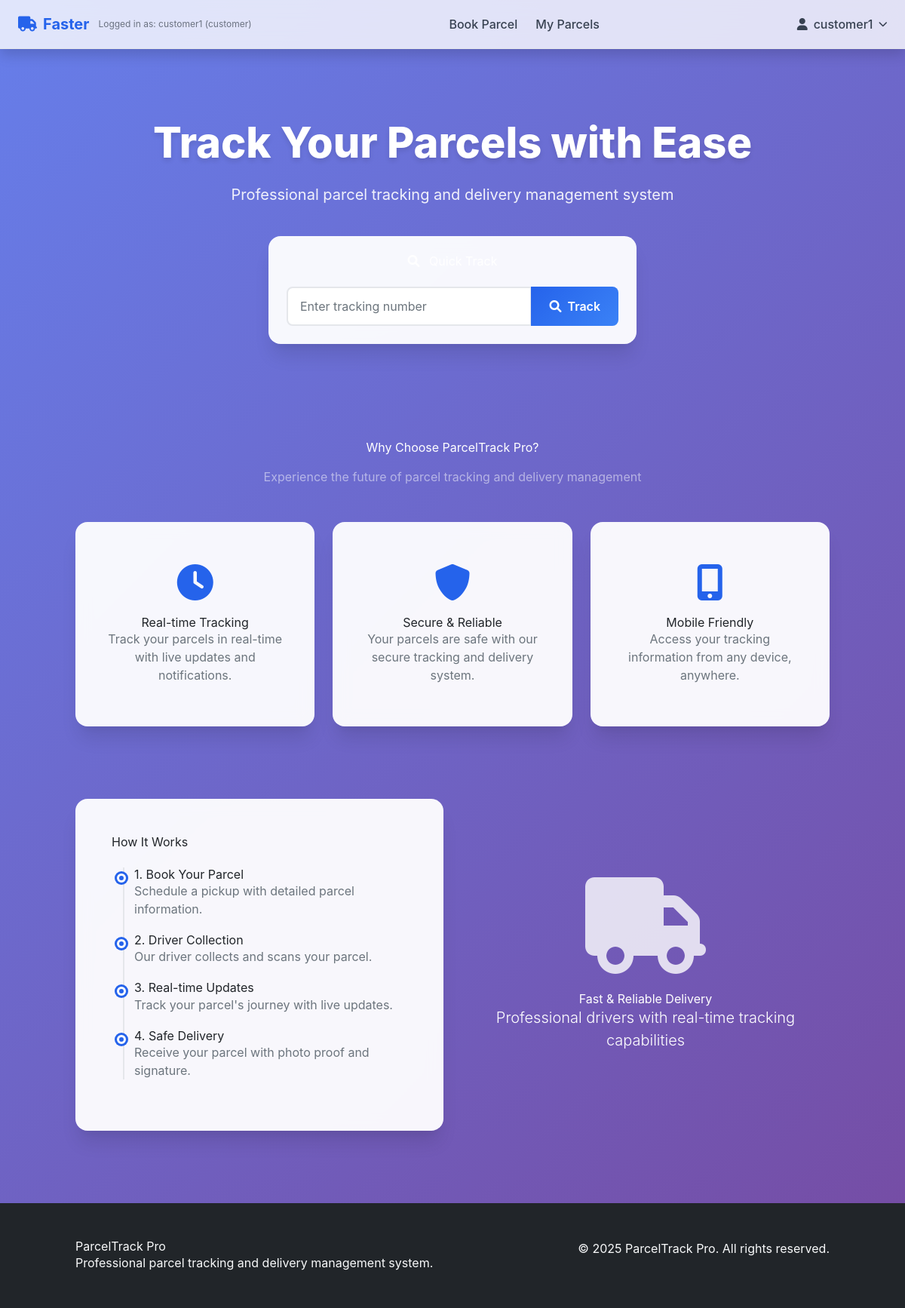
Screenshot of /api/home/ (signed in) with the database file from the repository.
### tracking/models.py (models this page shows, shortened)
class User(AbstractUser):
    USER_TYPES = (
        ('customer', 'Customer'),
        ('controller', 'Controller'),
        ('driver', 'Driver'),
    )
    user_type = models.CharField(max_length=20, choices=USER_TYPES)
    phone_number = models.CharField(max_length=20, blank=True)
    address = models.TextField(blank=True)

### tracking/views.py (the view)
# urls.py: path('home/', views.home_view, name='home'),
def home_view(request):
    return render(request, 'tracking/home.html')

### tracking/templates/tracking/home.html (shortened to what this page needs)
{% extends 'tracking/base.html' %}
{% block content %}
<section class="hero-section">
    <div class="container">
        <h1 class="hero-title">Track Your Parcels with Ease</h1>
        <p class="hero-subtitle">Professional parcel tracking and delivery management system</p>
        <div class="row justify-content-center">
            <div class="col-md-6">
                <div class="card">
                    <div class="card-body p-4">
                        <h5 class="card-title text-center mb-4">
                            <i class="fas fa-search me-2"></i>
                        </h5>
                        <form method="get" action="{% url 'track_parcel' %}">
                            <div class="input-group">
                                <input type="text" class="form-control" name="tracking_number"
                                       placeholder="Enter tracking number" required>
                                <button class="btn btn-primary" type="submit">
                                    <i class="fas fa-search me-1"></i>
                                    Track
                                </button>
                            </div>
                        </form>
                    </div>
                </div>
            </div>
        </div>
    </div>
</section>
<section class="py-5">
    <div class="container">
        <div class="row text-center mb-5">
            <div class="col">
                <h2 class="text-white mb-3">Why Choose ParcelTrack Pro?</h2>
                <p class="text-white-50">Experience the future of parcel tracking and delivery management</p>
            </div>
        </div>
        <div class="row g-4">
            <div class="col-md-4">
                <div class="card feature-card">
                    <div class="card-body">
                        <i class="fas fa-clock feature-icon"></i>
                        <h5>Real-time Tracking</h5>
                        <p class="text-muted">Track your parcels in real-time with live updates and notifications.</p>
                    </div>
                </div>
            </div>
            <div class="col-md-4">
                <div class="card feature-card">
                    <div class="card-body">
                        <i class="fas fa-shield-alt feature-icon"></i>
                        <h5>Secure & Reliable</h5>
                        <p class="text-muted">Your parcels are safe with our secure tracking and delivery system.</p>
                    </div>
                </div>
            </div>
            <div class="col-md-4">
                <div class="card feature-card">
                    <div class="card-body">
                        <i class="fas fa-mobile-alt feature-icon"></i>
                        <h5>Mobile Friendly</h5>
                        <p class="text-muted">Access your tracking information from any device, anywhere.</p>
                    </div>
                </div>
            </div>
        </div>
    </div>
</section>
<section class="py-5">
    <div class="container">
        <div class="row align-items-center">
            <div class="col-md-6">
                <div class="card">
                    <div class="card-body p-5">
                        <h3 class="mb-4">How It Works</h3>
                        <div class="tracking-timeline">
                            <div class="timeline-item">
                                <h6>1. Book Your Parcel</h6>
                                <p class="text-muted">Schedule a pickup with detailed parcel information.</p>
                            </div>
                            <div class="timeline-item">
                                <h6>2. Driver Collection</h6>
                                <p class="text-muted">Our driver collects and scans your parcel.</p>
                            </div>
                            <div class="timeline-item">
                                <h6>3. Real-time Updates</h6>
                                <p class="text-muted">Track your parcel's journey with live updates.</p>
                            </div>
                            <div class="timeline-item">
                                <h6>4. Safe Delivery</h6>
                                <p class="text-muted">Receive your parcel with photo proof and signature.</p>
                            </div>
                        </div>
                    </div>
                </div>
            </div>
            <div class="col-md-6">
                <div class="text-center text-white">
                    <i class="fas fa-truck" style="font-size: 8rem; opacity: 0.8;"></i>
                    <h4 class="mt-4">Fast & Reliable Delivery</h4>
                    <p class="lead">Professional drivers with real-time tracking capabilities</p>
                </div>
            </div>
        </div>
    </div>
</section>
{% endblock %}

### tracking/templates/tracking/base.html (shortened to what this page needs)
<!DOCTYPE html>
<html lang="en">
<head>
    <link href="https://cdn.jsdelivr.net/npm/bootstrap@5.1.3/dist/css/bootstrap.min.css" rel="stylesheet">
    <link href="https://cdnjs.cloudflare.com/ajax/libs/font-awesome/6.0.0/css/all.min.css" rel="stylesheet">
    <link rel="stylesheet" href="https://unpkg.com/leaflet/dist/leaflet.css" />
     <script src="https://cdn.tailwindcss.com"></script>
    <link rel="stylesheet" href="https://unpkg.com/leaflet@1.9.4/dist/leaflet.css"/>
</head>
<body>
<nav class="bg-white/80 backdrop-blur-lg shadow fixed top-0 left-0 right-0 z-50 border-b border-gray-200">
  <div class="max-w-7xl mx-auto px-4 sm:px-6 lg:px-8">
    <div class="flex justify-between items-center h-16">
      <div class="flex items-center space-x-3">
        <a href="/" class="flex items-center text-blue-600 font-bold text-xl">
          <i class="fa fa-truck mr-2"></i> Faster
        </a>
        <span class="text-xs text-gray-500 hidden sm:inline">
          Logged in as: {{ request.user.username }} ({{ request.user.user_type }})
        </span>
      </div>
      <div class="hidden md:flex items-center space-x-6">
        {% if request.user.is_authenticated %}
          {% with request.user.user_type as utype %}
            {% if utype == 'customer' %}
              <a href="{% url 'book_parcel_page' %}" class="text-gray-700 hover:text-blue-600 font-medium">Book Parcel</a>
              <a href="{% url 'my_parcels' %}" class="text-gray-700 hover:text-blue-600 font-medium">My Parcels</a>
            {% elif utype == 'controller' %}
              <a href="{% url 'admin_dashboard' %}" class="text-gray-700 hover:text-blue-600 font-medium">Dashboard</a>
            {% elif utype == 'driver' %}
              <a href="{% url 'driver_dashboard' %}" class="text-gray-700 hover:text-blue-600 font-medium">My Jobs</a>
            {% endif %}
          {% endwith %}
        {% endif %}
      </div>
      <div class="hidden md:flex items-center space-x-4">
        {% if user.is_authenticated %}
          <div class="relative">
            <button onclick="toggleDropdown()" class="flex items-center space-x-2 text-gray-700 hover:text-blue-600 font-medium focus:outline-none">
              <i class="fas fa-user"></i>
              <span>{{ user.username }}</span>
              <i class="fas fa-chevron-down text-xs"></i>
            </button>
          </div>
        {% else %}
          <a href="{% url 'login_page' %}" class="text-gray-700 hover:text-blue-600 font-medium">Login</a>
          <a href="{% url 'register_page' %}" class="text-gray-700 hover:text-blue-600 font-medium">Register</a>
        {% endif %}
      </div>
    </div>
  </div>
</nav>
    <main style="margin-top: 76px;">
        {% block content %}{% endblock %}
    </main>
    <footer class="bg-dark text-light py-5 mt-5">
        <div class="container">
            <div class="row">
                <div class="col-md-6">
                    <h5>ParcelTrack Pro</h5>
                    <p>Professional parcel tracking and delivery management system.</p>
                </div>
                <div class="col-md-6 text-md-end">
                    <p>&copy; 2025 ParcelTrack Pro. All rights reserved.</p>
                </div>
            </div>
        </div>
    </footer>
    {% load static %}
</body>
</html>

### tracking/templates/tracking/base.html (style rules this page uses)
:root { --primary-color: #2563eb; --secondary-color: #64748b; --success-color: #10b981; --warning-color: #f59e0b; --danger-color: #ef4444; }
body { font-family: 'Inter', -apple-system, BlinkMacSystemFont, sans-serif; background: linear-gradient(135deg, #667eea 0%, #764ba2 100%); min-height: 100vh; }
.card { border: none; border-radius: 16px; box-shadow: 0 20px 25px -5px rgba(0, 0, 0, 0.1), 0 10px 10px -5px rgba(0, 0, 0, 0.04); backdrop-filter: blur(10px); background: rgba(255, 255, 255, 0.95); }
.btn-primary { background: linear-gradient(135deg, var(--primary-color), #3b82f6); border: none; border-radius: 8px; padding: 12px 24px; font-weight: 600; transition: all 0.3s ease; }
.tracking-timeline { position: relative; padding-left: 30px; }
.tracking-timeline::before { content: ''; position: absolute; left: 15px; top: 0; bottom: 0; width: 2px; background: #e5e7eb; }
.timeline-item { position: relative; margin-bottom: 20px; }
.timeline-item::before { content: ''; position: absolute; left: -23px; top: 8px; width: 12px; height: 12px; border-radius: 50%; background: var(--primary-color); border: 3px solid white; box-shadow: 0 0 0 3px var(--primary-color); }
.form-control { border-radius: 8px; border: 2px solid #e5e7eb; padding: 12px 16px; transition: all 0.3s ease; }
.hero-section { padding: 80px 0; text-align: center; color: white; }
.hero-title { font-size: 3.5rem; font-weight: 800; margin-bottom: 20px; text-shadow: 0 4px 6px rgba(0, 0, 0, 0.1); }
.hero-subtitle { font-size: 1.25rem; opacity: 0.9; margin-bottom: 40px; }
.feature-card { text-align: center; padding: 40px 20px; height: 100%; }
.feature-icon { font-size: 3rem; color: var(--primary-color); margin-bottom: 20px; }

### rows the page displays
User: user.username "customer1", user.user_type "customer", username "customer1"
